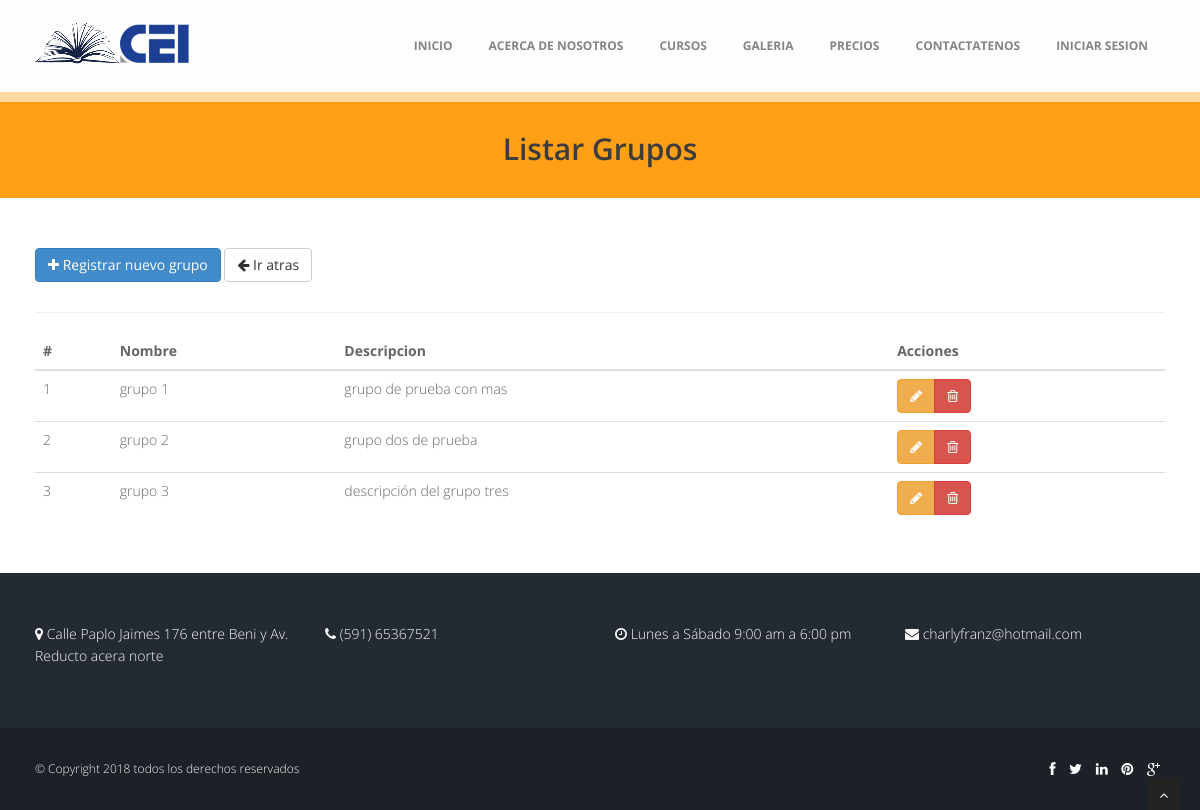
/index.php/admin/grupos, run on the app's committed database.
### tables this page shows
CREATE TABLE `grupo` (
  `ID_GRUPO` int(11) NOT NULL,
  `NOMBRE` varchar(30) DEFAULT NULL,
  `DESCRIPCION` varchar(100) DEFAULT NULL,
  `HABILITADO` tinyint(1) NOT NULL
);

### application/controllers/admin/grupos.php (called while the page is built, shortened)
<?php
class Grupos extends CI_Controller {
  public function __construct(){
    $this->load->model("model_grupo");
  }
	public function index(){
    $data = array(
      'grupos' => $this->model_grupo->getAll()
    );
		$this->load->view('header');
		$this->load->view('admin/grupos/g_vista_listar', $data);
		$this->load->view('footer');
  }
}

### index.php (called while the page is built, shortened)
<?php
require_once BASEPATH.'core/CodeIgniter.php';

### application/models/model_grupo.php (called while the page is built, shortened)
<?php
class Model_grupo extends CI_Model {
  public function getAll(){
    $this->db->where("habilitado","1");
    $resultados = $this->db->get("grupo");
    return $resultados->result();
  }
}

### application/views/admin/grupos/g_vista_listar.php (the view)
<section id="inner-headline">
	<div class="container">
		<div class="row">
			<div class="col-lg-12">
				<h2 class="pageTitle"> Listar Grupos
				</h2>
			</div>
		</div>
	</div>
	</section>
	<section id="content">
		<div class="container">
    <div class="row">
      <div class="col-md-12">
        <a href="<?php echo base_url();?>admin/grupos/add" class="btn btn-primary btn-flat"><span class="fa fa-plus"></span> Registrar nuevo grupo</a>
        <a href="<?php echo base_url();?>" class="btn btn-default btn-flat"><span class="fa fa-arrow-left"></span> Ir atras</a>
      </div>
    </div><hr>
    <div class="row">
      <div class="col-md-12">
        <table id="example1" class="table">
          <thead>
            <tr>
              <th>#</th>
              <th>Nombre</th>
              <th>Descripcion</th>
              <th>Acciones</th>
            </tr>
          </thead>
          <tbody>
            <?php if(!empty($grupos)):?>
            <?php foreach($grupos as $grupo):?>
            <tr>
              <td><?php echo $grupo->ID_GRUPO;?></td>
              <td><?php echo $grupo->NOMBRE;?></td>
              <td><?php echo $grupo->DESCRIPCION;?></td>
              <td>
                <div class="btn-group text-center">
                  <a href="<?php echo base_url()?>admin/grupos/edit/<?php echo $grupo->ID_GRUPO;?>" class="btn btn-warning" title="Editar">
                    <span class="fa fa-pencil"></span>
                  </a>
                  <a href="<?php echo base_url()?>admin/grupos/delete/<?php echo $grupo->ID_GRUPO;?>" class="btn btn-danger btn-delete" id="btn-delete" title="Eliminar">
                    <span class="fa fa-trash-o"></span>
                  </a>
                </div>
              </td>
            </tr>
            <?php endforeach;?>
            <?php endif;?>
          </tbody>
        </table>
      </div>
    </div>
    </div>
</section>

### assets/css/style.css (style rules this page uses)
body { font-family:'Open Sans', Arial, sans-serif; font-size:14px; font-weight:300; line-height:1.6em; color:#656565; }
h1,h2, h3, h4, h5, h6 { font-family:'Open Sans', Arial, sans-serif; font-weight: 600; line-height:1.1em; color: #3C3C3C; margin-bottom: 20px; }
.container { padding:0 20px 0 20px; position:relative; }
.row,.row-fluid { margin-bottom:30px; }
.pageTitle { color: #3C3C3C;margin: 30px 0 3px;display: inline-block; }
#content { position:relative; background:#fff; padding:50px 0 0px 0; }
#inner-headline { background: #FF9F16; position:relative; margin:0; padding:0; color:#fefefe; border-top: 10px solid #FED8A1; text-align: center; }

### data on the page
grupo: ID_GRUPO "1", NOMBRE "grupo 1", DESCRIPCION "grupo de prueba con mas"
grupo: ID_GRUPO "2", NOMBRE "grupo 2", DESCRIPCION "grupo dos de prueba"
grupo: ID_GRUPO "3", NOMBRE "grupo 3", DESCRIPCION "descripción del grupo tres"
